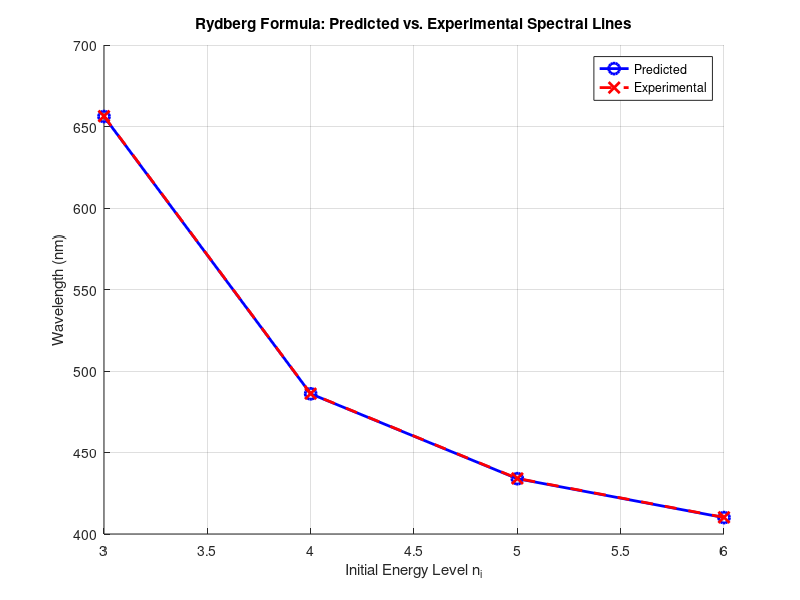

MATLAB code for this plot:
function simulateRydbergSpectrumComparison
R = 1.097373e7;
n_j = 2;
n_i_values = 3:6;
predicted = zeros(size(n_i_values));
experimental = [656.3, 486.1, 434.1, 410.2];
for idx = 1:length(n_i_values)
    n_i = n_i_values(idx);
    inv_lambda = R*(1/(n_j^2) - 1/(n_i^2));
    lambda = 1/inv_lambda;
    predicted(idx) = lambda*1e9;
end
fprintf('Transition (n_i -> n_j): Predicted (nm)   Experimental (nm)   Difference (nm)\n');
for idx = 1:length(n_i_values)
    fprintf('%d -> %d:             %.2f            %.2f              %.2f\n', n_i_values(idx), n_j, predicted(idx), experimental(idx), abs(predicted(idx)-experimental(idx)));
end
figure
hold on
plot(n_i_values, predicted, 'bo-', 'LineWidth',2, 'MarkerSize',8);
plot(n_i_values, experimental, 'rx--', 'LineWidth',2, 'MarkerSize',8);
xlabel('Initial Energy Level n_i');
ylabel('Wavelength (nm)');
title('Rydberg Formula: Predicted vs. Experimental Spectral Lines');
legend('Predicted','Experimental','Location','Best');
grid on
hold off
end
